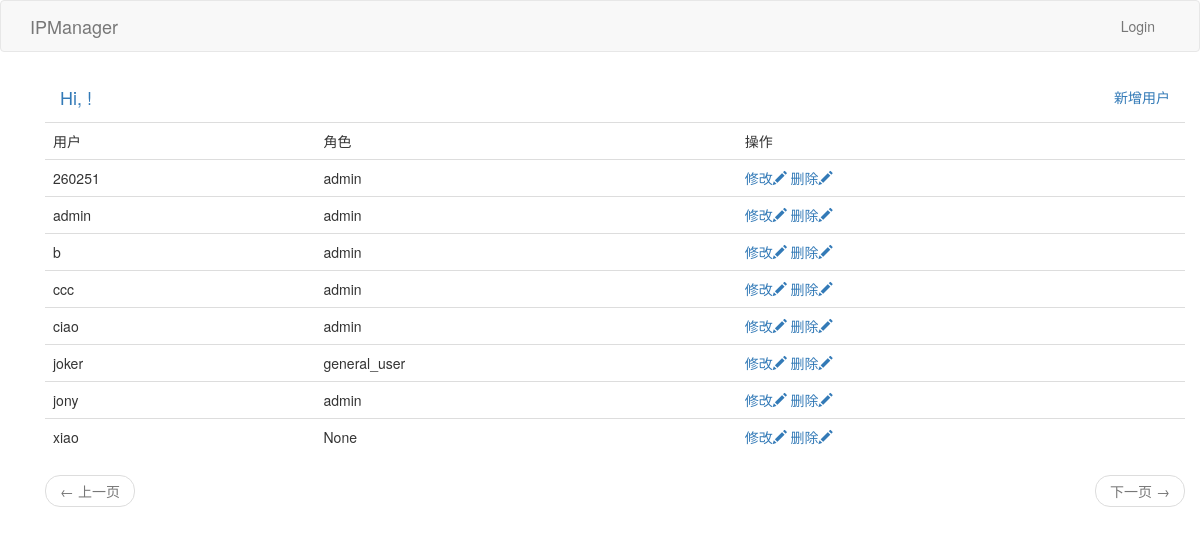
Screenshot of /user_manager with the database file from the repository.
### app/models.py (models this page shows, shortened)
class User(UserMixin, db.Model):
    id = db.Column(db.Integer, primary_key=True)
    username = db.Column(db.String(64), index=True, unique=True)
    email = db.Column(db.String(120), index=True, unique=True)
    password_hash = db.Column(db.String(128))
    role = db.Column(db.String(64), index=True)

### app/routes.py (the view)
@login_required
@app.route('/user_manager', methods=['GET', 'POST'])
def user_manager():
    page = request.args.get('page', 1, type=int)
    users = User.query.order_by(User.username.asc()).paginate(
        page, app.config['USERS_PER_PAGE'], False)
    next_url = url_for('user_manager', page=users.next_num) \
        if users.has_next else None
    prev_url = url_for('user_manager', page=users.prev_num) \
        if users.has_prev else None
    return render_template("user_manager.html", title='Home Page', users=users.items, next_url=next_url,
                           prev_url=prev_url)

### app/routes.py (called while the page is built)
@app.before_request
def before_request():
    if current_user.is_authenticated:
        g.search_form = SearchForm()

### app/templates/user_manager.html (shortened to what this page needs)
{% extends "base.html" %}
{% block app_content %}
    <div class="container">
        <div class="navbar-header">
            <a class="navbar-brand">Hi, {{ current_user.username }}!</a>
        </div>
        <div class="collapse navbar-collapse" id="bs-example-navbar-collapse-1">
            <ul class="nav navbar-nav navbar-right">
                <li><a href= "{{ url_for('user_add') }}">新增用户</a></li>
            </ul>
        </div>
        <div>
                <table class="table table-hover">
                    <tr>
                        <td>用户</td>
                        <td>角色</td>
                        <td>操作</td>
                    </tr>
                {% for user in users %}
                    {% include '_user.html' %}
                {% endfor %}
                </table>
        </div>
        <div>
                <nav aria-label="...">
                        <ul class="pager">
                            <li class="previous{% if not prev_url %} disabled{% endif %}">
                                <a href="{{ prev_url or '#' }}">
                                    <span aria-hidden="true">&larr;</span> 上一页
                                </a>
                            </li>
                            <li class="next{% if not next_url %} disabled{% endif %}">
                                <a href="{{ next_url or '#' }}">
                                    下一页 <span aria-hidden="true">&rarr;</span>
                                </a>
                            </li>
                        </ul>
                </nav>
        </div>
    </div>
{% endblock %}

### app/templates/_user.html
        <tr>
            <td>{{ user.username }}</td>
            <td>{{ user.role }}</td>
            <td>
                <a user-id={{ user.id }} onclick="EditUser(this)">修改<span class="glyphicon glyphicon-pencil"></span></a>
                <a user-id={{ user.id }} onclick="DeleteUser(this)">删除<span class="glyphicon glyphicon-pencil"></span></a>
            </td>
        </tr>

### rows the page displays
User: username "260251", role "admin"
User: username "admin", role "admin"
User: username "b", role "admin"
User: username "ccc", role "admin"
User: username "ciao", role "admin"
User: username "joker", role "general_user"
User: username "jony", role "admin"
User: username "xiao", role "None"
